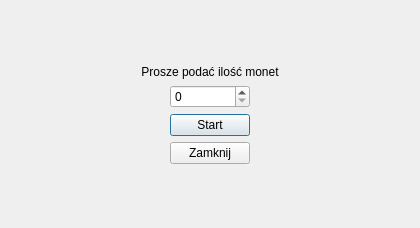
<?xml version="1.0" encoding="UTF-8"?>
<ui version="4.0">
 <class>OknoStartowe</class>
 <widget class="QDialog" name="OknoStartowe">
  <property name="geometry">
   <rect>
    <x>0</x>
    <y>0</y>
    <width>420</width>
    <height>228</height>
   </rect>
  </property>
  <property name="windowTitle">
   <string>Dialog</string>
  </property>
  <layout class="QGridLayout" name="gridLayout">
   <item row="1" column="0" colspan="3">
    <widget class="QLabel" name="label">
     <property name="text">
      <string>&lt;html&gt;&lt;head/&gt;&lt;body&gt;&lt;p align=&quot;center&quot;&gt;Prosze podać ilość monet&lt;/p&gt;&lt;/body&gt;&lt;/html&gt;</string>
     </property>
    </widget>
   </item>
   <item row="5" column="1">
    <spacer name="verticalSpacer">
     <property name="orientation">
      <enum>Qt::Vertical</enum>
     </property>
     <property name="sizeHint" stdset="0">
      <size>
       <width>20</width>
       <height>40</height>
      </size>
     </property>
    </spacer>
   </item>
   <item row="0" column="1">
    <spacer name="verticalSpacer_2">
     <property name="orientation">
      <enum>Qt::Vertical</enum>
     </property>
     <property name="sizeHint" stdset="0">
      <size>
       <width>20</width>
       <height>40</height>
      </size>
     </property>
    </spacer>
   </item>
   <item row="3" column="1">
    <widget class="QPushButton" name="btn_start">
     <property name="text">
      <string>Start</string>
     </property>
    </widget>
   </item>
   <item row="2" column="1">
    <widget class="QSpinBox" name="spin_coins"/>
   </item>
   <item row="2" column="0">
    <spacer name="horizontalSpacer">
     <property name="orientation">
      <enum>Qt::Horizontal</enum>
     </property>
     <property name="sizeHint" stdset="0">
      <size>
       <width>40</width>
       <height>20</height>
      </size>
     </property>
    </spacer>
   </item>
   <item row="2" column="2">
    <spacer name="horizontalSpacer_2">
     <property name="orientation">
      <enum>Qt::Horizontal</enum>
     </property>
     <property name="sizeHint" stdset="0">
      <size>
       <width>40</width>
       <height>20</height>
      </size>
     </property>
    </spacer>
   </item>
   <item row="4" column="1">
    <widget class="QPushButton" name="pushButton">
     <property name="text">
      <string>Zamknij</string>
     </property>
    </widget>
   </item>
  </layout>
 </widget>
 <resources/>
 <connections/>
</ui>
